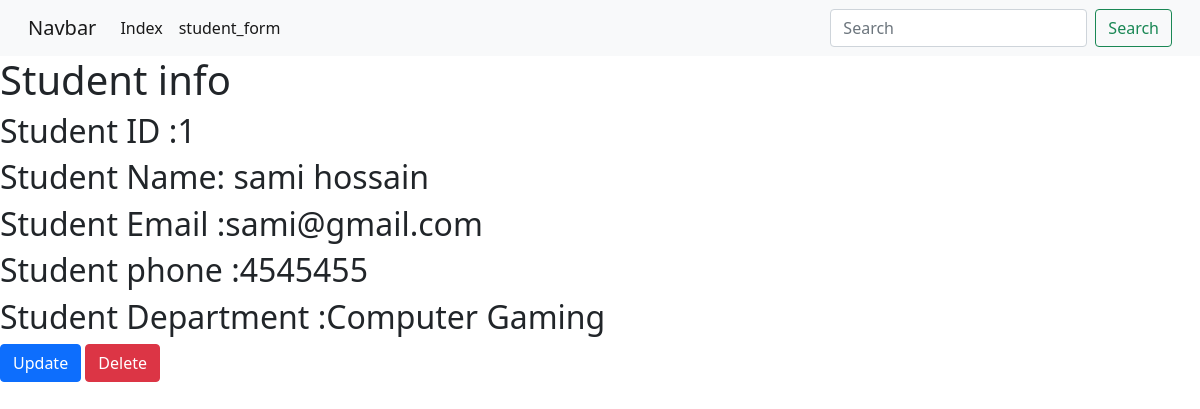
The app's page /student_info/1 with its own data.
### first_app/models.py (models this page shows)
class Student(models.Model):
    first_name= models.CharField(max_length=50, blank=True, null=True)
    Last_name= models.CharField(max_length=50, blank=True, null=True)
    email = models.EmailField()
    phone =models.IntegerField( blank =True,null =True)
    DEPARTMENTS =(
        ('Music production', 'Music Production'),
        ('Software', 'Softwarte'),
        ('Computer Gaming', 'Computer Gaming'),
    )
    department = models.CharField(max_length=100,blank=True, null=True, choices= DEPARTMENTS)
    date_created =models.DateTimeField( auto_now_add=False)

### first_app/views.py (the view)
# urls.py: path('student_info/<int:student_id>', views.student_info, name ='student_info'),
def student_info(request,student_id):
    student_info =Student.objects.get(pk =student_id)
    diction = {'title':'student_info','student_info': student_info}
    return render(request,'first_app/student_info.html',context = diction)

### templates/first_app/student_info.html
{% extends 'first_app/base.html' %}
{% block body_block  %}
<h1>Student info </h1>
<h2>Student ID :{{student_info.id}}</h2>
<h2>Student Name: {{student_info.first_name}}  {{ student_info.Last_name}}</h2>
<h2>Student Email :{{student_info.email}}</h2>
<h2>Student phone :{{student_info.phone}}</h2>
<h2>Student Department :{{student_info.department}}</h2>
<a href="{% url 'first_app:student_update' student_id=student_info.id %}" class="btn btn-primary">Update</a>
<a href="{% url 'first_app:student_delete' student_id=student_info.id %}" class="btn btn-danger">Delete</a>
{% endblock  %}

### records on screen
Student: id "1", first_name "sami", Last_name "hossain", email "sami@gmail.com", phone "4545455", department "Computer Gaming"
